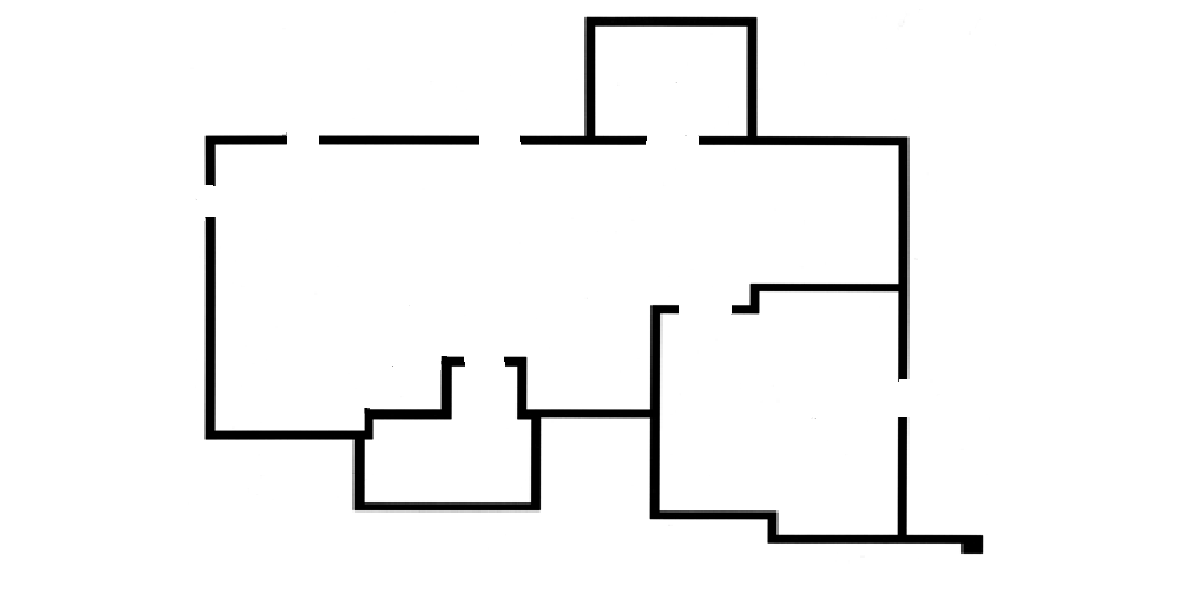
#> input picture maps/map1.png, 1200 x 600 px
$ python env.py
#> lines starting #> are read from the running program, lines starting #| are printed output that depends on the picture; after the words box and inside, x2 and y2 are one past the last pixel; in counts of white or black regions, pixels touching at a corner belong together
from PIL import Image
import numpy as np
import cv2
import pyastar2d


class BuildEnvironment:
    def __init__(self, img, res=0.05) -> None:
#> called with img = 'maps/map1.png', res = 0.05
        temp = Image.open(img)
#> temp is the input picture: PIL image 1200x600 RGB; min 0, max 255, mean 244.5
        self.grid = np.asarray(temp)[..., 0]
        self.grid = (1 - np.round(self.grid / 255))
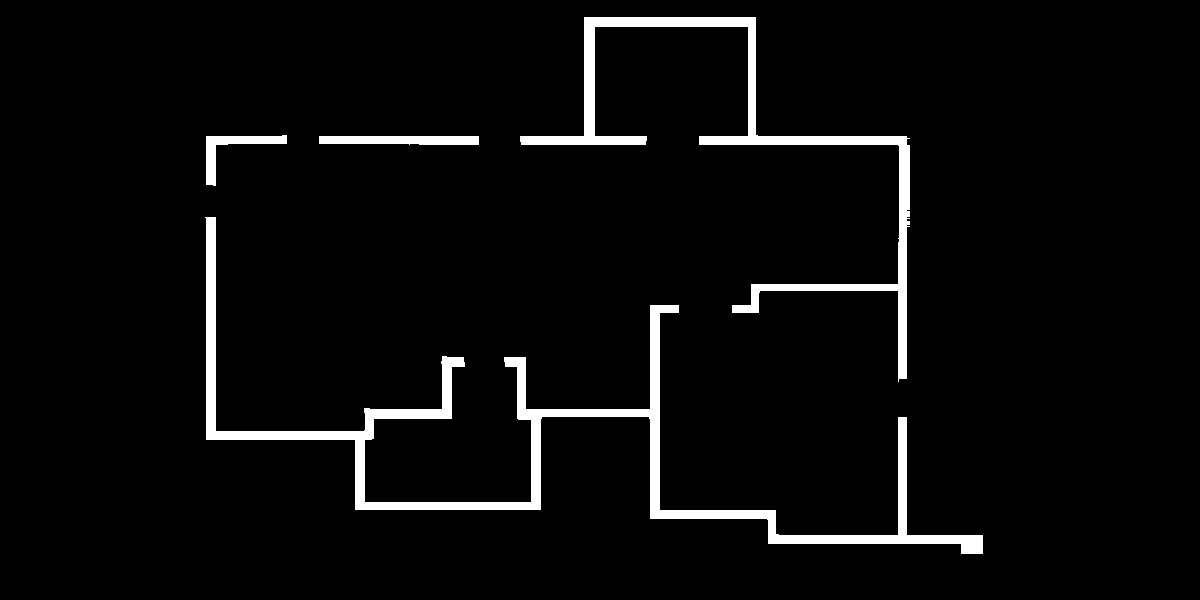
#> self.grid: shape (600, 1200) float64; values 0 (black) and 1 (white), 4.1% white; 4 white regions, box (x1, y1, x2, y2) and area: (205, 217, 983, 554) 16638, (520, 17, 910, 382) 10408, (319, 136, 479, 145) 1341, (206, 135, 287, 186) 1078
        self.grid = self.grid.astype(np.uint8)
        self.res = res
        self.clicked_point = (0, 0)
        # cv2.namedWindow("map")
        # cv2.setMouseCallback("map", self.get_location)


    def show_env(self):
        cv2.imshow("map", self.grid * 255)
        cv2.waitKey(1)

    def shotdown(self):
        cv2.destroyAllWindows()

    def draw_circle(self, event, x, y, flags, param):
        if event == cv2.EVENT_LBUTTONDBLCLK:
            cv2.circle(self.grid, (x, y), 80, (55), -1)
            print(x, y)

    def get_location(self, event, x, y, flags, param):
        if event == cv2.EVENT_LBUTTONDBLCLK:
            self.clicked_point = (x, y)


if __name__ == "__main__":
    env = BuildEnvironment("maps/map1.png")
    cv2.setMouseCallback("map", env.draw_circle)
    img = env.grid
    while True:
        cv2.imshow("map", env.grid * 255)
        k = cv2.waitKey(20) & 0XFF
#> (key Esc is pressed here)
        if k == 27:
            cv2.destroyAllWindows()
            break
